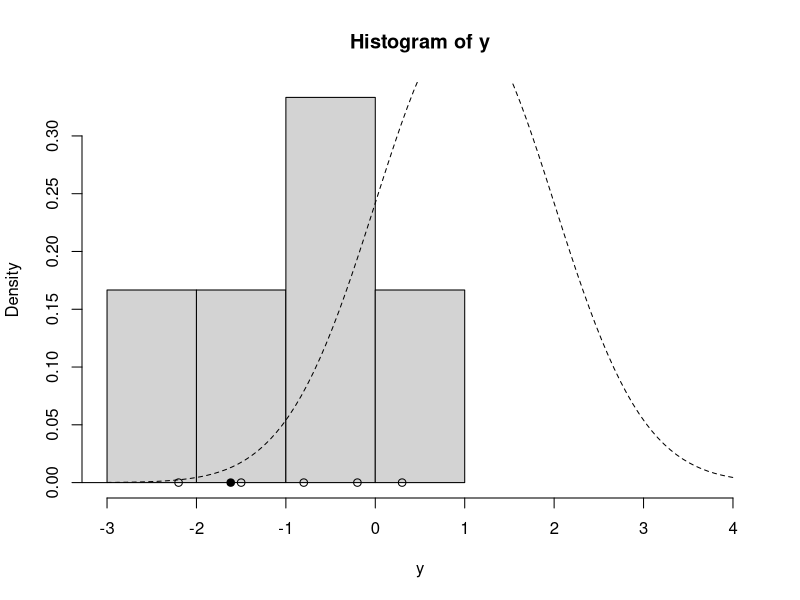
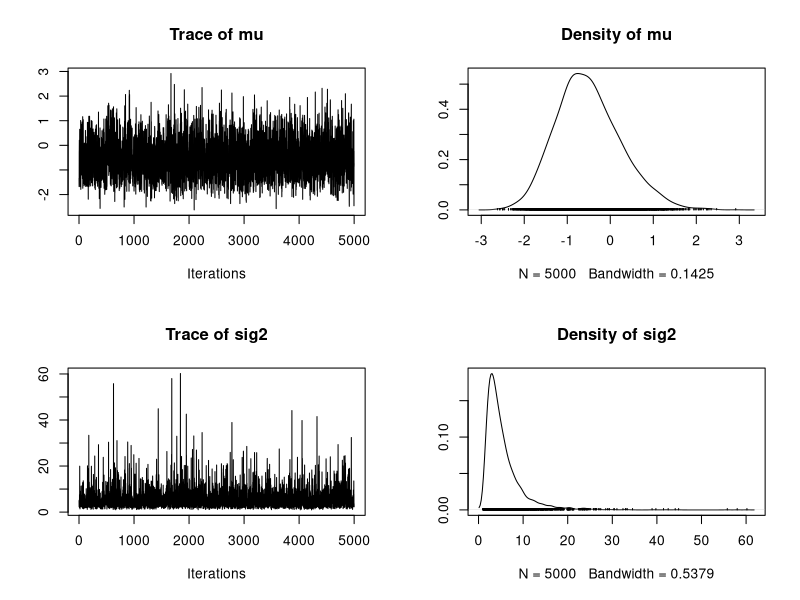

R code for these plots, in order:
## ---- chunk 1
knitr::opts_chunk$set(echo = TRUE)
## ---- chunk 2
update_mu = function(n, ybar, sig2, mu_0, sig2_0) {
  sig2_1 = 1.0 / (n / sig2 + 1.0 / sig2_0)
  mu_1 = sig2_1 * (n * ybar / sig2 + mu_0 / sig2_0)
  rnorm(n=1, mean=mu_1, sd=sqrt(sig2_1))
}

update_sig2 = function(n, y, mu, nu_0, beta_0) {
  nu_1 = nu_0 + n / 2.0
  sumsq = sum( (y - mu)^2 ) # vectorized
  beta_1 = beta_0 + sumsq / 2.0
  out_gamma = rgamma(n=1, shape=nu_1, rate=beta_1) # rate for gamma is shape for inv-gamma
  1.0 / out_gamma # reciprocal of a gamma random variable is distributed inv-gamma
}

gibbs = function(y, n_iter, init, prior) {
  ybar = mean(y)
  n = length(y)
  
  ## initialize
  mu_out = numeric(n_iter)
  sig2_out = numeric(n_iter)
  
  mu_now = init$mu
  
  ## Gibbs sampler
  for (i in 1:n_iter) {
    sig2_now = update_sig2(n=n, y=y, mu=mu_now, nu_0=prior$nu_0, beta_0=prior$beta_0)
    mu_now = update_mu(n=n, ybar=ybar, sig2=sig2_now, mu_0=prior$mu_0, sig2_0=prior$sig2_0)
    
    sig2_out[i] = sig2_now
    mu_out[i] = mu_now
  }
  
  cbind(mu=mu_out, sig2=sig2_out)
}
## ---- chunk 3
y = c(-0.2, -1.5, -5.3, 0.3, -0.8, -2.2)
ybar = mean(y)
n = length(y)

## prior
prior = list()
prior$mu_0 = 1.0
prior$sig2_0 = 1.0
prior$n_0 = 2.0 # prior effective sample size for sig2
prior$s2_0 = 1.0 # prior point estimate for sig2
prior$nu_0 = prior$n_0 / 2.0 # prior parameter for inverse-gamma
prior$beta_0 = prior$n_0 * prior$s2_0 / 2.0 # prior parameter for inverse-gamma

hist(y, freq=FALSE, xlim=c(-3,4.0)) # histogram of the data
curve(dnorm(x=x, mean=prior$mu_0, sd=sqrt(prior$sig2_0)), lty=2, add=TRUE) # prior for mu
points(y, rep(0,n), pch=1) # individual data points
points(ybar, 0, pch=19) # sample mean
## ---- chunk 4
set.seed(53)

init = list()
init$mu = 0.0

post = gibbs(y=y, n_iter=5000, init=init, prior=prior)
head(post)
library("coda")
plot(as.mcmc(post))
